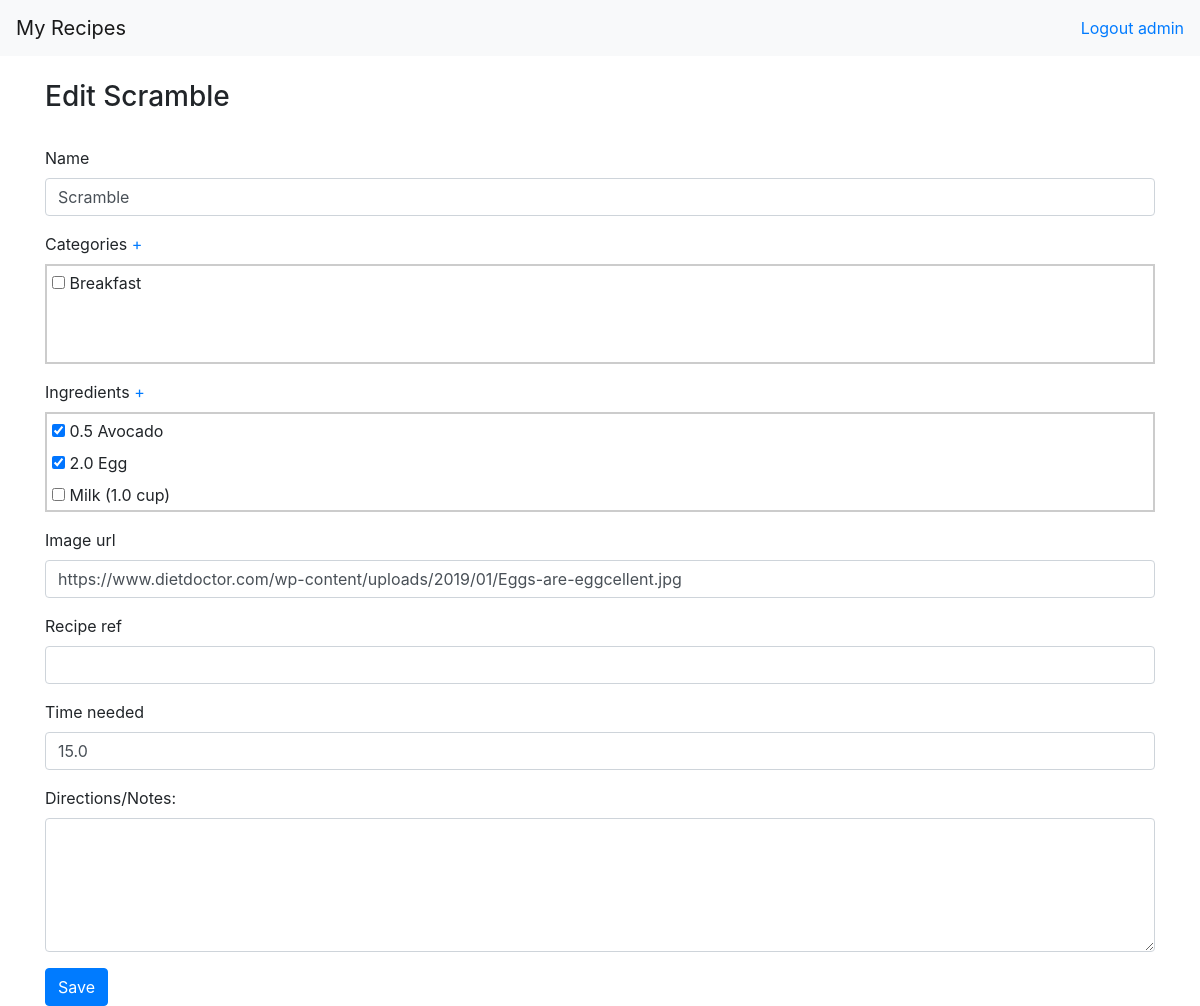
Before: /recipes/1/editRecipe/ (signed in) with the older database file.
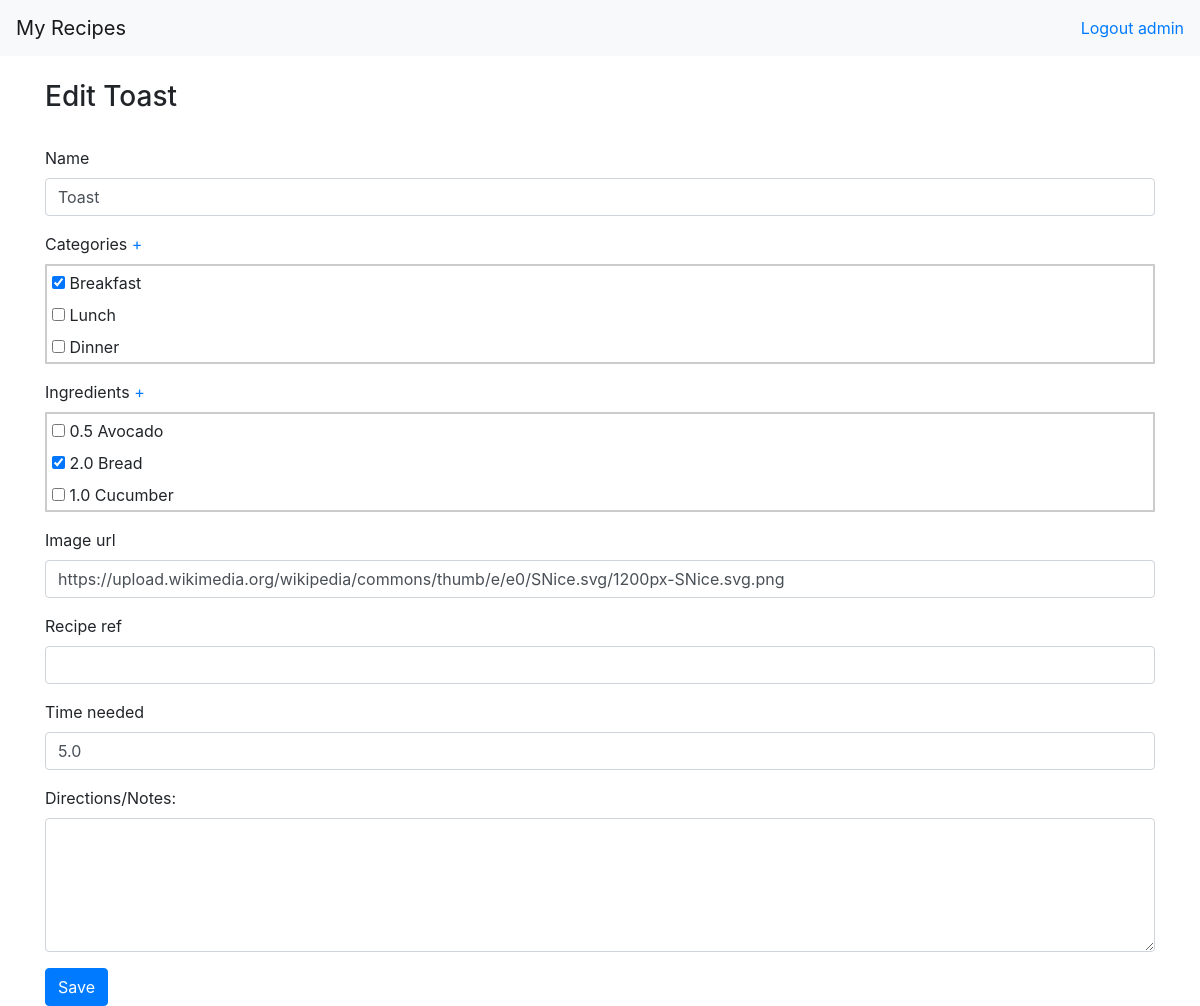
After: the same page with the newer database file.
### recipes/models.py (models this page shows, shortened)
class Recipe(models.Model):
    user = models.ForeignKey(User, on_delete=models.CASCADE, default=1)
    name = models.CharField(max_length=100, unique=True)
    ingredients = models.ManyToManyField('Ingredient', related_name='ingredient_set')
    categories = models.ManyToManyField('Category', related_name='category_set', blank=True)
    time_needed = models.FloatField(blank=True)
    image_url = models.CharField(max_length=255, blank=True, default='https://upload.wikimedia.org/wikipedia/commons/thumb/e/e0/SNice.svg/1200px-SNice.svg.png')
    recipe_ref = models.CharField(max_length=255, blank=True, default='')
    notes = models.TextField(max_length=1000, default='', blank=True)

### recipes/views.py (the view)
# urls.py: path('<int:recipe_id>/editRecipe/', views.edit_recipe, name='edit-recipe'),
@login_required(login_url='accounts:login')
def edit_recipe(request, recipe_id):
    recipe = Recipe.objects.get(id=recipe_id)
    form = RecipeForm(request.POST or None, instance=recipe, request=request)
    if form.is_valid():
        form.save()
        return redirect(reverse('recipes:detail', args=(recipe_id,)))
    context = {'recipe': recipe, 'form':  form}
    return render(request, 'editRecipe.html', context)

### recipes/models.py (called while the page is built)
    def __str__(self):
        return self.name

    def __str__(self):
        if self.unit is None:
            return f'{str(self.amount)} {self.name}'
        return f'{self.name} ({str(self.amount)} {self.unit.measure})'

### recipes/templates/editRecipe.html
{% extends 'base.html' %}
{% block content %}
{% if recipe %}
    <br><h3>Edit {{ recipe.name }}</h3>
{% endif %}
<form method="POST" action="">
  {% csrf_token %}<br>
  <div class="form-group">
      <label>{{ form.name.label }}</label>
      {{ form.name }}
  </div>
  <div class="form-group">
      <label>{{ form.categories.label }}<a href = "{% url 'recipes:add-category' %}"> + </a></label><br>
      <div class="scrollcontainer">
          {% for category in form.categories %}
            {{ category }}<br>
          {% endfor %}
      </div>
  </div>
  <div class="form-group">
      {% if recipe%}
        <label>{{ form.ingredients.label }} <a href = "{% url 'recipes:edit-add-ingredient' recipe.id %}"> + </a></label><br>
      {% else %}
        <label>{{ form.ingredients.label }} <a href = "{% url 'recipes:add-ingredient' %}"> + </a></label><br>
      {% endif %}
      <div class="scrollcontainer">
          {% for ingredient in form.ingredients %}
            {{ ingredient }}<br>
          {% endfor %}
      </div>
  </div>
  <div class="form-group">
      <label>{{ form.image_url.label }}</label>
      {{ form.image_url }}
  </div>
  <div class="form-group">
      <label>{{ form.recipe_ref.label }}</label>
      {{ form.recipe_ref }}
  </div>
  <div class="form-group">
      <label>{{ form.time_needed.label }}</label>
      {{ form.time_needed }}
  </div>
  <div class="form-group">
      <label>Directions/Notes:</label>
      {{ form.notes }}
  </div>
  <button type="submit" class="btn btn-primary">Save</button>
</form>
{% endblock %}

### templates/base.html (shortened to what this page needs)
<!doctype html>
<html lang="en">
<head>
    <link rel="stylesheet" href="https://stackpath.bootstrapcdn.com/bootstrap/4.5.0/css/bootstrap.min.css"
>
</head>
<body>
<nav class="navbar navbar-light bg-light">
    <a class="navbar-brand" href="{% url 'recipes:index' %}">My Recipes</a>
    <a href="{% url 'accounts:logout' %}">Logout {{request.user}}</a>
</nav>
<div class="container">
    {% block content %}{% endblock %}
</div>
</body>
</html>

### templates/base.html (style rules this page uses)
.scrollcontainer { border:2px solid #ccc; padding: 5px; width:"100%"; height: 100px; overflow-y: scroll; }

Changed rows visible on the page:
changed Recipe: name "Scramble" → "Toast"; image_url "https://www.dietdoctor.com/wp-content/uploads/2019/01/Eggs-are-eggcellent.jpg" → "https://upload.wikimedia.org/wikipedia/commons/thumb/e/e0/SNice.svg/1200px-SNice.svg.png"; time_needed "15.0" → "5.0"
Other visible differences:
form field categories: "☐" → "☑"
form field ingredients: "☑" → "☐"
new list line: "☐ Lunch"
new list line: "☐ Dinner"
text no longer shown: "2.0 Egg Milk (1.0 cup)"
text now shown: "2.0 Bread 1.0 Cucumber"
